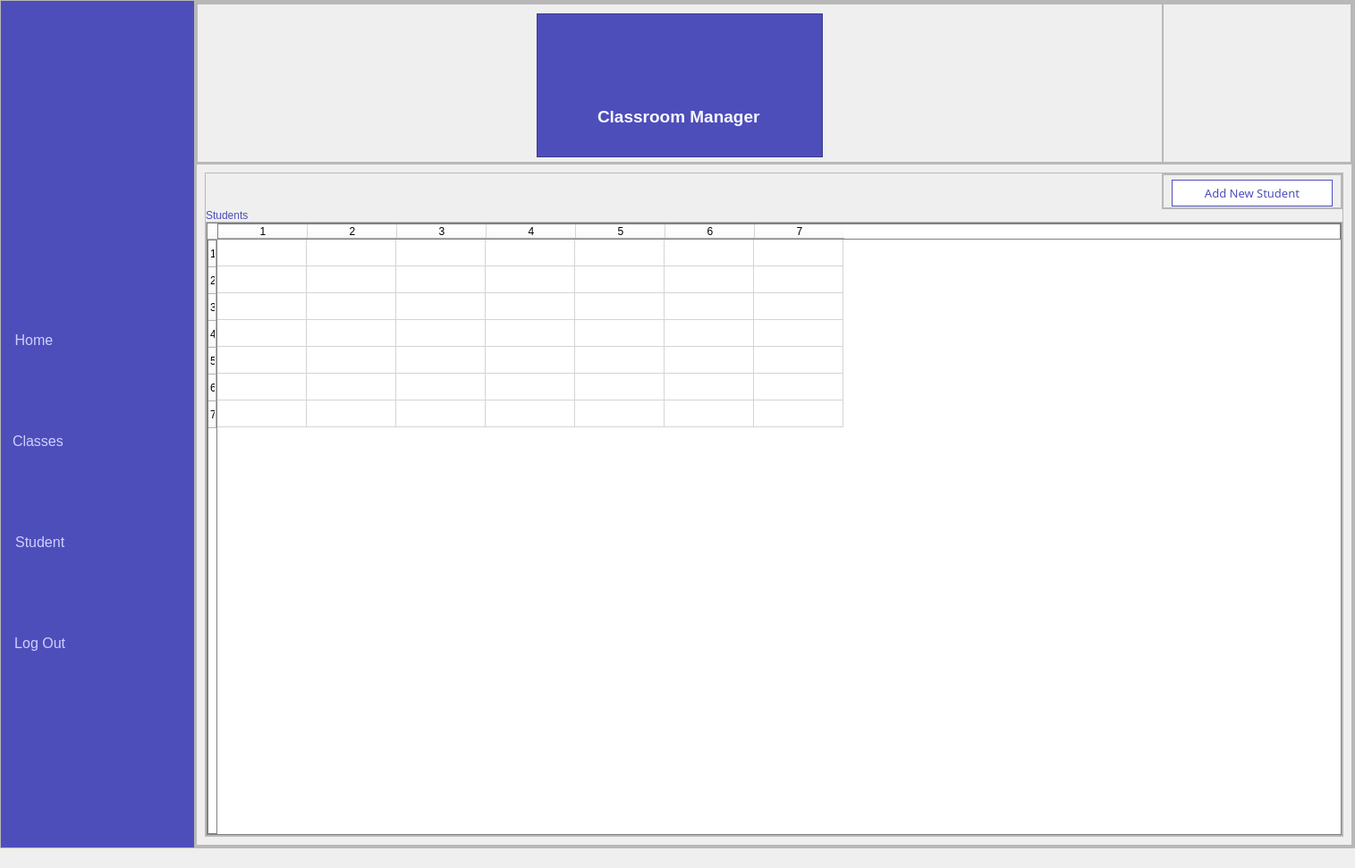
<?xml version="1.0" encoding="UTF-8"?>
<ui version="4.0">
 <class>MainWindow</class>
 <widget class="QMainWindow" name="MainWindow">
  <property name="geometry">
   <rect>
    <x>0</x>
    <y>0</y>
    <width>1515</width>
    <height>971</height>
   </rect>
  </property>
  <property name="cursor">
   <cursorShape>PointingHandCursor</cursorShape>
  </property>
  <property name="windowTitle">
   <string>MainWindow</string>
  </property>
  <property name="styleSheet">
   <string notr="true">background-color: rgb(239, 239, 239);</string>
  </property>
  <widget class="QWidget" name="centralwidget">
   <property name="styleSheet">
    <string notr="true">
QPushButton::hover
{
background-color : rb(47,149,141);
}</string>
   </property>
   <layout class="QHBoxLayout" name="horizontalLayout">
    <property name="spacing">
     <number>0</number>
    </property>
    <property name="leftMargin">
     <number>0</number>
    </property>
    <property name="topMargin">
     <number>0</number>
    </property>
    <property name="rightMargin">
     <number>0</number>
    </property>
    <property name="bottomMargin">
     <number>0</number>
    </property>
    <item>
     <widget class="QFrame" name="frame">
      <property name="frameShape">
       <enum>QFrame::StyledPanel</enum>
      </property>
      <property name="frameShadow">
       <enum>QFrame::Raised</enum>
      </property>
      <layout class="QHBoxLayout" name="horizontalLayout_2">
       <property name="spacing">
        <number>0</number>
       </property>
       <property name="leftMargin">
        <number>0</number>
       </property>
       <property name="topMargin">
        <number>0</number>
       </property>
       <property name="rightMargin">
        <number>0</number>
       </property>
       <property name="bottomMargin">
        <number>0</number>
       </property>
       <item>
        <widget class="QFrame" name="MenuBar">
         <property name="maximumSize">
          <size>
           <width>400</width>
           <height>16777215</height>
          </size>
         </property>
         <property name="styleSheet">
          <string notr="true">
border:2px solid  #f8f8f9;
background-color:#f8f8f9 ;
color:#89919c;

border:2px solid  #4d4eba;
background-color:#4d4eba ;

color:#f6f8ff;
color:#cfcfff   ;





</string>
         </property>
         <property name="frameShape">
          <enum>QFrame::StyledPanel</enum>
         </property>
         <property name="frameShadow">
          <enum>QFrame::Raised</enum>
         </property>
         <layout class="QVBoxLayout" name="verticalLayout">
          <property name="spacing">
           <number>0</number>
          </property>
          <property name="leftMargin">
           <number>0</number>
          </property>
          <property name="topMargin">
           <number>0</number>
          </property>
          <property name="rightMargin">
           <number>0</number>
          </property>
          <property name="bottomMargin">
           <number>0</number>
          </property>
          <item alignment="Qt::AlignHCenter">
           <widget class="QLabel" name="label">
            <property name="minimumSize">
             <size>
              <width>0</width>
              <height>60</height>
             </size>
            </property>
            <property name="maximumSize">
             <size>
              <width>16777215</width>
              <height>160</height>
             </size>
            </property>
            <property name="font">
             <font>
              <pointsize>14</pointsize>
              <weight>75</weight>
              <bold>true</bold>
             </font>
            </property>
            <property name="text">
             <string/>
            </property>
            <property name="pixmap">
             <pixmap resource="Resources.qrc">:/Icons/Icons/logoBook-removebg-preview.png</pixmap>
            </property>
            <property name="alignment">
             <set>Qt::AlignCenter</set>
            </property>
           </widget>
          </item>
          <item>
           <widget class="Line" name="line_2">
            <property name="font">
             <font>
              <pointsize>16</pointsize>
             </font>
            </property>
            <property name="styleSheet">
             <string notr="true">color: rgb(255, 255, 127);
background-color: rgb(0, 255, 255);</string>
            </property>
            <property name="orientation">
             <enum>Qt::Horizontal</enum>
            </property>
           </widget>
          </item>
          <item>
           <spacer name="verticalSpacer">
            <property name="orientation">
             <enum>Qt::Vertical</enum>
            </property>
            <property name="sizeType">
             <enum>QSizePolicy::Maximum</enum>
            </property>
            <property name="sizeHint" stdset="0">
             <size>
              <width>15</width>
              <height>30</height>
             </size>
            </property>
           </spacer>
          </item>
          <item>
           <widget class="QPushButton" name="btnHomeMenu">
            <property name="maximumSize">
             <size>
              <width>16777215</width>
              <height>62</height>
             </size>
            </property>
            <property name="font">
             <font>
              <family>MS Shell Dlg 2</family>
              <pointsize>12</pointsize>
             </font>
            </property>
            <property name="cursor">
             <cursorShape>PointingHandCursor</cursorShape>
            </property>
            <property name="layoutDirection">
             <enum>Qt::LeftToRight</enum>
            </property>
            <property name="styleSheet">
             <string notr="true">QPushButton:hover {  
	background-color:#6c70ca;
	border-radius:13px;
	color:#f6f8ff;	
    icon: url(:/Icons/Icons/DashboardWhite.png);

}
</string>
            </property>
            <property name="text">
             <string>  Home                                  </string>
            </property>
            <property name="icon">
             <iconset resource="Resources.qrc">
              <normaloff>:/Icons/Icons/DashboardWhite.png</normaloff>:/Icons/Icons/DashboardWhite.png</iconset>
            </property>
            <property name="iconSize">
             <size>
              <width>40</width>
              <height>40</height>
             </size>
            </property>
            <property name="autoDefault">
             <bool>false</bool>
            </property>
            <property name="default">
             <bool>false</bool>
            </property>
            <property name="flat">
             <bool>false</bool>
            </property>
           </widget>
          </item>
          <item>
           <widget class="QPushButton" name="btnMenuClass">
            <property name="maximumSize">
             <size>
              <width>16777215</width>
              <height>62</height>
             </size>
            </property>
            <property name="font">
             <font>
              <family>MS Shell Dlg 2</family>
              <pointsize>12</pointsize>
             </font>
            </property>
            <property name="cursor">
             <cursorShape>PointingHandCursor</cursorShape>
            </property>
            <property name="layoutDirection">
             <enum>Qt::LeftToRight</enum>
            </property>
            <property name="styleSheet">
             <string notr="true">QPushButton:hover {  
	background-color:#6c70ca;
	border-radius:13px;
	color:#f6f8ff;	

}
</string>
            </property>
            <property name="text">
             <string>  Classes                                </string>
            </property>
            <property name="icon">
             <iconset resource="Resources.qrc">
              <normaloff>:/Icons/Icons/icons8-class-40.png</normaloff>:/Icons/Icons/icons8-class-40.png</iconset>
            </property>
            <property name="iconSize">
             <size>
              <width>40</width>
              <height>40</height>
             </size>
            </property>
            <property name="autoDefault">
             <bool>false</bool>
            </property>
            <property name="default">
             <bool>false</bool>
            </property>
            <property name="flat">
             <bool>false</bool>
            </property>
           </widget>
          </item>
          <item>
           <widget class="QPushButton" name="btnStudent">
            <property name="maximumSize">
             <size>
              <width>16777215</width>
              <height>62</height>
             </size>
            </property>
            <property name="font">
             <font>
              <family>MS Shell Dlg 2</family>
              <pointsize>12</pointsize>
             </font>
            </property>
            <property name="cursor">
             <cursorShape>PointingHandCursor</cursorShape>
            </property>
            <property name="layoutDirection">
             <enum>Qt::LeftToRight</enum>
            </property>
            <property name="styleSheet">
             <string notr="true">QPushButton:hover {  
	background-color:#6c70ca;
	border-radius:13px;
	color:#f6f8ff;	

}
</string>
            </property>
            <property name="text">
             <string>  Student                               </string>
            </property>
            <property name="icon">
             <iconset resource="Resources.qrc">
              <normaloff>:/Icons/Icons/icons8-schoolboy-at-a-desk-40.png</normaloff>:/Icons/Icons/icons8-schoolboy-at-a-desk-40.png</iconset>
            </property>
            <property name="iconSize">
             <size>
              <width>40</width>
              <height>40</height>
             </size>
            </property>
            <property name="autoDefault">
             <bool>false</bool>
            </property>
            <property name="default">
             <bool>false</bool>
            </property>
            <property name="flat">
             <bool>false</bool>
            </property>
           </widget>
          </item>
          <item>
           <widget class="QPushButton" name="btnLogOut">
            <property name="maximumSize">
             <size>
              <width>16777215</width>
              <height>62</height>
             </size>
            </property>
            <property name="font">
             <font>
              <family>MS Shell Dlg 2</family>
              <pointsize>12</pointsize>
             </font>
            </property>
            <property name="cursor">
             <cursorShape>PointingHandCursor</cursorShape>
            </property>
            <property name="layoutDirection">
             <enum>Qt::LeftToRight</enum>
            </property>
            <property name="styleSheet">
             <string notr="true">QPushButton:hover {  
	background-color:#6c70ca;
	border-radius:13px;
	color:#f6f8ff;	

}
</string>
            </property>
            <property name="text">
             <string>  Log Out                               </string>
            </property>
            <property name="icon">
             <iconset resource="Resources.qrc">
              <normaloff>:/Icons/Icons/icons8-logout-40.png</normaloff>:/Icons/Icons/icons8-logout-40.png</iconset>
            </property>
            <property name="iconSize">
             <size>
              <width>40</width>
              <height>40</height>
             </size>
            </property>
            <property name="autoDefault">
             <bool>false</bool>
            </property>
            <property name="default">
             <bool>false</bool>
            </property>
            <property name="flat">
             <bool>false</bool>
            </property>
           </widget>
          </item>
          <item>
           <spacer name="verticalSpacer_2">
            <property name="orientation">
             <enum>Qt::Vertical</enum>
            </property>
            <property name="sizeType">
             <enum>QSizePolicy::Maximum</enum>
            </property>
            <property name="sizeHint" stdset="0">
             <size>
              <width>100</width>
              <height>140</height>
             </size>
            </property>
           </spacer>
          </item>
         </layout>
        </widget>
       </item>
       <item>
        <widget class="QFrame" name="Window">
         <property name="styleSheet">
          <string notr="true">background-color: rgb(239, 239, 239);
QPushButton::hover

{
background-color : rgb(41,149,141);
color:#48ACAC
}</string>
         </property>
         <property name="frameShape">
          <enum>QFrame::StyledPanel</enum>
         </property>
         <property name="frameShadow">
          <enum>QFrame::Raised</enum>
         </property>
         <layout class="QHBoxLayout" name="horizontalLayout_3">
          <property name="spacing">
           <number>0</number>
          </property>
          <property name="leftMargin">
           <number>0</number>
          </property>
          <property name="topMargin">
           <number>0</number>
          </property>
          <property name="rightMargin">
           <number>0</number>
          </property>
          <property name="bottomMargin">
           <number>0</number>
          </property>
          <item>
           <widget class="QFrame" name="frame_2">
            <property name="frameShape">
             <enum>QFrame::StyledPanel</enum>
            </property>
            <property name="frameShadow">
             <enum>QFrame::Raised</enum>
            </property>
            <layout class="QVBoxLayout" name="verticalLayout_2">
             <property name="spacing">
              <number>0</number>
             </property>
             <property name="leftMargin">
              <number>0</number>
             </property>
             <property name="topMargin">
              <number>0</number>
             </property>
             <property name="rightMargin">
              <number>0</number>
             </property>
             <property name="bottomMargin">
              <number>0</number>
             </property>
             <item>
              <widget class="QFrame" name="frame_3">
               <property name="minimumSize">
                <size>
                 <width>0</width>
                 <height>180</height>
                </size>
               </property>
               <property name="maximumSize">
                <size>
                 <width>16777215</width>
                 <height>16777215</height>
                </size>
               </property>
               <property name="frameShape">
                <enum>QFrame::StyledPanel</enum>
               </property>
               <property name="frameShadow">
                <enum>QFrame::Raised</enum>
               </property>
               <layout class="QHBoxLayout" name="horizontalLayout_5">
                <property name="spacing">
                 <number>0</number>
                </property>
                <property name="leftMargin">
                 <number>0</number>
                </property>
                <property name="topMargin">
                 <number>0</number>
                </property>
                <property name="rightMargin">
                 <number>0</number>
                </property>
                <property name="bottomMargin">
                 <number>0</number>
                </property>
                <item alignment="Qt::AlignHCenter">
                 <widget class="QFrame" name="frame_5">
                  <property name="minimumSize">
                   <size>
                    <width>1080</width>
                    <height>0</height>
                   </size>
                  </property>
                  <property name="frameShape">
                   <enum>QFrame::StyledPanel</enum>
                  </property>
                  <property name="frameShadow">
                   <enum>QFrame::Raised</enum>
                  </property>
                  <layout class="QHBoxLayout" name="horizontalLayout_6">
                   <property name="spacing">
                    <number>0</number>
                   </property>
                   <property name="leftMargin">
                    <number>0</number>
                   </property>
                   <property name="topMargin">
                    <number>10</number>
                   </property>
                   <property name="rightMargin">
                    <number>0</number>
                   </property>
                   <property name="bottomMargin">
                    <number>5</number>
                   </property>
                   <item>
                    <widget class="QFrame" name="frame_7">
                     <property name="maximumSize">
                      <size>
                       <width>320</width>
                       <height>16777215</height>
                      </size>
                     </property>
                     <property name="mouseTracking">
                      <bool>true</bool>
                     </property>
                     <property name="styleSheet">
                      <string notr="true">background-color: rgb(77, 78, 186);</string>
                     </property>
                     <property name="frameShape">
                      <enum>QFrame::StyledPanel</enum>
                     </property>
                     <property name="frameShadow">
                      <enum>QFrame::Raised</enum>
                     </property>
                     <layout class="QVBoxLayout" name="verticalLayout_3">
                      <property name="spacing">
                       <number>0</number>
                      </property>
                      <item alignment="Qt::AlignHCenter">
                       <widget class="QLabel" name="label_2">
                        <property name="text">
                         <string/>
                        </property>
                        <property name="pixmap">
                         <pixmap resource="Resources.qrc">:/Icons/Icons/smallerLogo.png</pixmap>
                        </property>
                       </widget>
                      </item>
                      <item alignment="Qt::AlignHCenter">
                       <widget class="QLabel" name="label_3">
                        <property name="text">
                         <string>&lt;html&gt;&lt;head/&gt;&lt;body&gt;&lt;p&gt;&lt;span style=&quot; font-size:14pt; font-weight:600; color:#f6f8ff;&quot;&gt;Classroom Manager&lt;/span&gt;&lt;/p&gt;&lt;/body&gt;&lt;/html&gt;</string>
                        </property>
                       </widget>
                      </item>
                     </layout>
                    </widget>
                   </item>
                  </layout>
                 </widget>
                </item>
                <item>
                 <widget class="QFrame" name="frame_6">
                  <property name="frameShape">
                   <enum>QFrame::StyledPanel</enum>
                  </property>
                  <property name="frameShadow">
                   <enum>QFrame::Raised</enum>
                  </property>
                 </widget>
                </item>
               </layout>
              </widget>
             </item>
             <item>
              <widget class="QFrame" name="frame_4">
               <property name="frameShape">
                <enum>QFrame::StyledPanel</enum>
               </property>
               <property name="frameShadow">
                <enum>QFrame::Raised</enum>
               </property>
               <layout class="QHBoxLayout" name="horizontalLayout_4">
                <property name="spacing">
                 <number>0</number>
                </property>
                <property name="leftMargin">
                 <number>0</number>
                </property>
                <property name="topMargin">
                 <number>0</number>
                </property>
                <property name="rightMargin">
                 <number>0</number>
                </property>
                <property name="bottomMargin">
                 <number>0</number>
                </property>
                <item>
                 <widget class="QStackedWidget" name="stackedWidget">
                  <property name="currentIndex">
                   <number>3</number>
                  </property>
                  <widget class="QWidget" name="hjhjh">
                   <widget class="QLabel" name="label_5">
                    <property name="geometry">
                     <rect>
                      <x>390</x>
                      <y>170</y>
                      <width>68</width>
                      <height>19</height>
                     </rect>
                    </property>
                    <property name="text">
                     <string>TextLabel</string>
                    </property>
                   </widget>
                  </widget>
                  <widget class="QWidget" name="ClassPage">
                   <layout class="QVBoxLayout" name="verticalLayout_4">
                    <item>
                     <widget class="QFrame" name="frame_79">
                      <property name="frameShape">
                       <enum>QFrame::StyledPanel</enum>
                      </property>
                      <property name="frameShadow">
                       <enum>QFrame::Raised</enum>
                      </property>
                      <layout class="QVBoxLayout" name="verticalLayout_36">
                       <property name="spacing">
                        <number>0</number>
                       </property>
                       <property name="leftMargin">
                        <number>0</number>
                       </property>
                       <property name="topMargin">
                        <number>0</number>
                       </property>
                       <property name="rightMargin">
                        <number>0</number>
                       </property>
                       <property name="bottomMargin">
                        <number>0</number>
                       </property>
                       <item alignment="Qt::AlignRight">
                        <widget class="QFrame" name="frame_81">
                         <property name="maximumSize">
                          <size>
                           <width>16777215</width>
                           <height>40</height>
                          </size>
                         </property>
                         <property name="frameShape">
                          <enum>QFrame::StyledPanel</enum>
                         </property>
                         <property name="frameShadow">
                          <enum>QFrame::Raised</enum>
                         </property>
                         <layout class="QHBoxLayout" name="horizontalLayout_47">
                          <property name="spacing">
                           <number>0</number>
                          </property>
                          <property name="leftMargin">
                           <number>0</number>
                          </property>
                          <property name="topMargin">
                           <number>0</number>
                          </property>
                          <property name="rightMargin">
                           <number>0</number>
                          </property>
                          <property name="bottomMargin">
                           <number>0</number>
                          </property>
                          <item alignment="Qt::AlignHCenter|Qt::AlignTop">
                           <widget class="QFrame" name="frame_83">
                            <property name="minimumSize">
                             <size>
                              <width>200</width>
                              <height>0</height>
                             </size>
                            </property>
                            <property name="frameShape">
                             <enum>QFrame::StyledPanel</enum>
                            </property>
                            <property name="frameShadow">
                             <enum>QFrame::Raised</enum>
                            </property>
                            <layout class="QVBoxLayout" name="verticalLayout_43">
                             <property name="topMargin">
                              <number>5</number>
                             </property>
                             <item>
                              <widget class="QPushButton" name="btnAddNewClass">
                               <property name="minimumSize">
                                <size>
                                 <width>0</width>
                                 <height>30</height>
                                </size>
                               </property>
                               <property name="font">
                                <font>
                                 <family>Century Gothic</family>
                                 <pointsize>10</pointsize>
                                </font>
                               </property>
                               <property name="cursor">
                                <cursorShape>PointingHandCursor</cursorShape>
                               </property>
                               <property name="styleSheet">
                                <string notr="true">#btnAddNewClass
{
border:1px solid #4d4eba;
background-color: rgb(255, 255, 255);
color: #4d4eba;

}
#btnAddNewClass::hover
{
background-color:#4d4eba;
color: white;

}



</string>
                               </property>
                               <property name="text">
                                <string>Add New Class</string>
                               </property>
                              </widget>
                             </item>
                            </layout>
                           </widget>
                          </item>
                         </layout>
                        </widget>
                       </item>
                       <item>
                        <widget class="QLabel" name="label_4">
                         <property name="styleSheet">
                          <string notr="true">color:#48ACAC;
font: 14pt &quot;MS Shell Dlg 2&quot;;</string>
                         </property>
                         <property name="text">
                          <string>&lt;html&gt;&lt;head/&gt;&lt;body&gt;&lt;p&gt;&lt;span style=&quot; color:#4d4eba;&quot;&gt;         Classes&lt;/span&gt;&lt;/p&gt;&lt;/body&gt;&lt;/html&gt;</string>
                         </property>
                        </widget>
                       </item>
                       <item>
                        <widget class="QFrame" name="frame_89">
                         <property name="frameShape">
                          <enum>QFrame::StyledPanel</enum>
                         </property>
                         <property name="frameShadow">
                          <enum>QFrame::Raised</enum>
                         </property>
                         <layout class="QVBoxLayout" name="verticalLayout_37">
                          <property name="spacing">
                           <number>0</number>
                          </property>
                          <property name="leftMargin">
                           <number>0</number>
                          </property>
                          <property name="topMargin">
                           <number>0</number>
                          </property>
                          <property name="rightMargin">
                           <number>0</number>
                          </property>
                          <property name="bottomMargin">
                           <number>0</number>
                          </property>
                          <item>
                           <widget class="QTableWidget" name="tableAllClasses">
                            <property name="styleSheet">
                             <string notr="true">border: 1px solid grey;
background-color: rgb(255, 255, 255);</string>
                            </property>
                            <property name="editTriggers">
                             <set>QAbstractItemView::NoEditTriggers</set>
                            </property>
                            <property name="rowCount">
                             <number>7</number>
                            </property>
                            <property name="columnCount">
                             <number>7</number>
                            </property>
                            <row/>
                            <row/>
                            <row/>
                            <row/>
                            <row/>
                            <row/>
                            <row/>
                            <column/>
                            <column/>
                            <column/>
                            <column/>
                            <column/>
                            <column/>
                            <column/>
                           </widget>
                          </item>
                         </layout>
                        </widget>
                       </item>
                      </layout>
                     </widget>
                    </item>
                   </layout>
                  </widget>
                  <widget class="QWidget" name="HomePage">
                   <layout class="QVBoxLayout" name="verticalLayout_5">
                    <item>
                     <widget class="QFrame" name="frame_8">
                      <property name="frameShape">
                       <enum>QFrame::StyledPanel</enum>
                      </property>
                      <property name="frameShadow">
                       <enum>QFrame::Raised</enum>
                      </property>
                     </widget>
                    </item>
                   </layout>
                  </widget>
                  <widget class="QWidget" name="StudentPage">
                   <layout class="QVBoxLayout" name="verticalLayout_6">
                    <item>
                     <widget class="QFrame" name="frame_80">
                      <property name="frameShape">
                       <enum>QFrame::StyledPanel</enum>
                      </property>
                      <property name="frameShadow">
                       <enum>QFrame::Raised</enum>
                      </property>
                      <layout class="QVBoxLayout" name="verticalLayout_38">
                       <property name="spacing">
                        <number>0</number>
                       </property>
                       <property name="leftMargin">
                        <number>0</number>
                       </property>
                       <property name="topMargin">
                        <number>0</number>
                       </property>
                       <property name="rightMargin">
                        <number>0</number>
                       </property>
                       <property name="bottomMargin">
                        <number>0</number>
                       </property>
                       <item alignment="Qt::AlignRight">
                        <widget class="QFrame" name="frame_82">
                         <property name="maximumSize">
                          <size>
                           <width>16777215</width>
                           <height>40</height>
                          </size>
                         </property>
                         <property name="frameShape">
                          <enum>QFrame::StyledPanel</enum>
                         </property>
                         <property name="frameShadow">
                          <enum>QFrame::Raised</enum>
                         </property>
                         <layout class="QHBoxLayout" name="horizontalLayout_48">
                          <property name="spacing">
                           <number>0</number>
                          </property>
                          <property name="leftMargin">
                           <number>0</number>
                          </property>
                          <property name="topMargin">
                           <number>0</number>
                          </property>
                          <property name="rightMargin">
                           <number>0</number>
                          </property>
                          <property name="bottomMargin">
                           <number>0</number>
                          </property>
                          <item alignment="Qt::AlignHCenter|Qt::AlignTop">
                           <widget class="QFrame" name="frame_84">
                            <property name="minimumSize">
                             <size>
                              <width>200</width>
                              <height>0</height>
                             </size>
                            </property>
                            <property name="frameShape">
                             <enum>QFrame::StyledPanel</enum>
                            </property>
                            <property name="frameShadow">
                             <enum>QFrame::Raised</enum>
                            </property>
                            <layout class="QVBoxLayout" name="verticalLayout_44">
                             <property name="topMargin">
                              <number>5</number>
                             </property>
                             <item>
                              <widget class="QPushButton" name="btnAddNewStudent">
                               <property name="minimumSize">
                                <size>
                                 <width>0</width>
                                 <height>30</height>
                                </size>
                               </property>
                               <property name="font">
                                <font>
                                 <family>Century Gothic</family>
                                 <pointsize>10</pointsize>
                                </font>
                               </property>
                               <property name="cursor">
                                <cursorShape>PointingHandCursor</cursorShape>
                               </property>
                               <property name="styleSheet">
                                <string notr="true">#btnAddNewStudent
{
border:1px solid #4d4eba;
background-color: rgb(255, 255, 255);
color: #4d4eba;

}
#btnAddNewStudent::hover
{
background-color:#4d4eba;
color: white;

}



</string>
                               </property>
                               <property name="text">
                                <string>Add New Student</string>
                               </property>
                              </widget>
                             </item>
                            </layout>
                           </widget>
                          </item>
                         </layout>
                        </widget>
                       </item>
                       <item>
                        <widget class="QLabel" name="label_7">
                         <property name="styleSheet">
                          <string notr="true">color:#48ACAC;
font: 14pt &quot;MS Shell Dlg 2&quot;;</string>
                         </property>
                         <property name="text">
                          <string>&lt;html&gt;&lt;head/&gt;&lt;body&gt;&lt;p&gt;&lt;span style=&quot; color:#4d4eba;&quot;&gt;Students&lt;/span&gt;&lt;/p&gt;&lt;/body&gt;&lt;/html&gt;</string>
                         </property>
                        </widget>
                       </item>
                       <item>
                        <widget class="QFrame" name="frame_90">
                         <property name="frameShape">
                          <enum>QFrame::StyledPanel</enum>
                         </property>
                         <property name="frameShadow">
                          <enum>QFrame::Raised</enum>
                         </property>
                         <layout class="QVBoxLayout" name="verticalLayout_39">
                          <property name="spacing">
                           <number>0</number>
                          </property>
                          <property name="leftMargin">
                           <number>0</number>
                          </property>
                          <property name="topMargin">
                           <number>0</number>
                          </property>
                          <property name="rightMargin">
                           <number>0</number>
                          </property>
                          <property name="bottomMargin">
                           <number>0</number>
                          </property>
                          <item>
                           <widget class="QTableWidget" name="tableStudentData">
                            <property name="styleSheet">
                             <string notr="true">border: 1px solid grey;
background-color: rgb(255, 255, 255);</string>
                            </property>
                            <property name="editTriggers">
                             <set>QAbstractItemView::NoEditTriggers</set>
                            </property>
                            <property name="rowCount">
                             <number>7</number>
                            </property>
                            <property name="columnCount">
                             <number>7</number>
                            </property>
                            <row/>
                            <row/>
                            <row/>
                            <row/>
                            <row/>
                            <row/>
                            <row/>
                            <column/>
                            <column/>
                            <column/>
                            <column/>
                            <column/>
                            <column/>
                            <column/>
                           </widget>
                          </item>
                         </layout>
                        </widget>
                       </item>
                      </layout>
                     </widget>
                    </item>
                   </layout>
                  </widget>
                 </widget>
                </item>
               </layout>
              </widget>
             </item>
            </layout>
           </widget>
          </item>
         </layout>
        </widget>
       </item>
      </layout>
     </widget>
    </item>
   </layout>
  </widget>
  <widget class="QStatusBar" name="statusbar"/>
 </widget>
 <resources>
  <include location="Resources.qrc"/>
 </resources>
 <connections/>
</ui>
